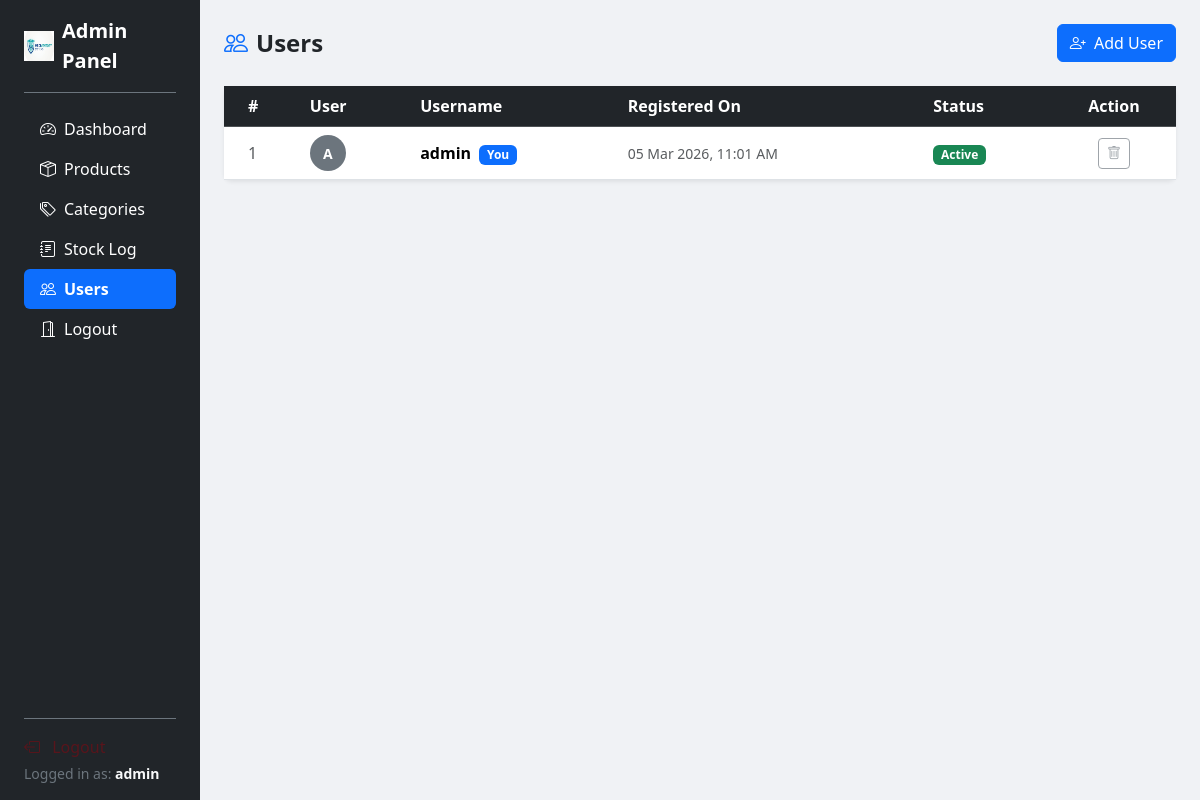
/users.php (signed in), run on the app's committed database.
### tables this page shows
CREATE TABLE IF NOT EXISTS users (
    id INT UNSIGNED AUTO_INCREMENT PRIMARY KEY,
    username VARCHAR(50) NOT NULL UNIQUE,
    password_eg VARCHAR(200) NOT NULL,
    role VARCHAR(20) NOT NULL DEFAULT 'staff',
    created_at TIMESTAMP DEFAULT CURRENT_TIMESTAMP
);

### users.php (the view, shortened to what this page needs)
<?php
require_once 'db.php';
$users = mysqli_query($conn, "SELECT id, username, created_at FROM users ORDER BY created_at DESC");
?>
<!DOCTYPE html>
<html lang="en">
<head>
    <link href="https://cdn.jsdelivr.net/npm/bootstrap@5.3.3/dist/css/bootstrap.min.css" rel="stylesheet">
    <link href="https://cdn.jsdelivr.net/npm/bootstrap-icons@1.11.3/font/bootstrap-icons.css" rel="stylesheet">
</head>
<body>
<div class="container-fluid">
    <div class="row flex-nowrap">
        <?php require_once 'includes/sidebar.php'; ?>
        <div class="col py-4 px-4">
            <div class="d-flex align-items-center justify-content-between mb-4">
                <h4 class="fw-bold mb-0">
                    <i class="bi bi-people me-2 text-primary"></i>Users
                </h4>
                <a href="register.php" class="btn btn-primary">
                    <i class="bi bi-person-plus me-1"></i> Add User
                </a>
            </div>
            <div class="card shadow-sm border-0 rounded-3">
                <div class="card-body p-0">
                    <table class="table table-hover align-middle mb-0">
                        <thead class="table-dark">
                            <tr>
                                <th class="ps-4">#</th>
                                <th>User</th>
                                <th>Username</th>
                                <th>Registered On</th>
                                <th>Status</th>
                                <th class="text-center">Action</th>
                            </tr>
                        </thead>
                        <tbody>
                        <?php
                        $sno = 1;
                        while ($row = mysqli_fetch_assoc($users)):
                            $is_me = ($row['username'] === $_SESSION['username']);
                            $initial = strtoupper($row['username'][0]);
                        ?>
                            <tr>
                                <td class="ps-4 text-muted"><?= $sno++ ?></td>
                                <td>
                                    <span class="avatar me-2"><?= $initial ?></span>
                                </td>
                                <td class="fw-semibold">
                                    <?= htmlspecialchars($row['username']) ?>
                                    <?php if ($is_me): ?>
                                        <span class="badge bg-primary ms-1">You</span>
                                    <?php endif; ?>
                                </td>
                                <td class="text-muted small">
                                    <?= date('d M Y, h:i A', strtotime($row['created_at'])) ?>
                                </td>
                                <td><span class="badge bg-success">Active</span></td>
                                <td class="text-center">
                                    <?php if ($is_me): ?>
                                        <button class="btn btn-sm btn-outline-secondary" disabled title="Cannot delete your own account">
                                            <i class="bi bi-trash"></i>
                                        </button>
                                    <?php endif; ?>
                                </td>
                            </tr>
                        <?php endwhile; ?>
                        </tbody>
                    </table>
                </div>
            </div>
        </div>
    </div>
</div>
</body>
</html>

### users.php (style rules this page uses)
body { background-color: #f0f2f5; }
.avatar { width: 36px; height: 36px; border-radius: 50%; background: #6c757d; color: white; display: inline-flex; align-items: center; justify-content: center; font-weight: bold; font-size: 14px; }

### data on the page
users: username "A", username "admin", shows "You", created_at "05 Mar 2026, 11:01 AM"

### other printed values
$label "Dashboard Products Categories Stock Log Users Logout"
$_SESSION['username'] "admin"
